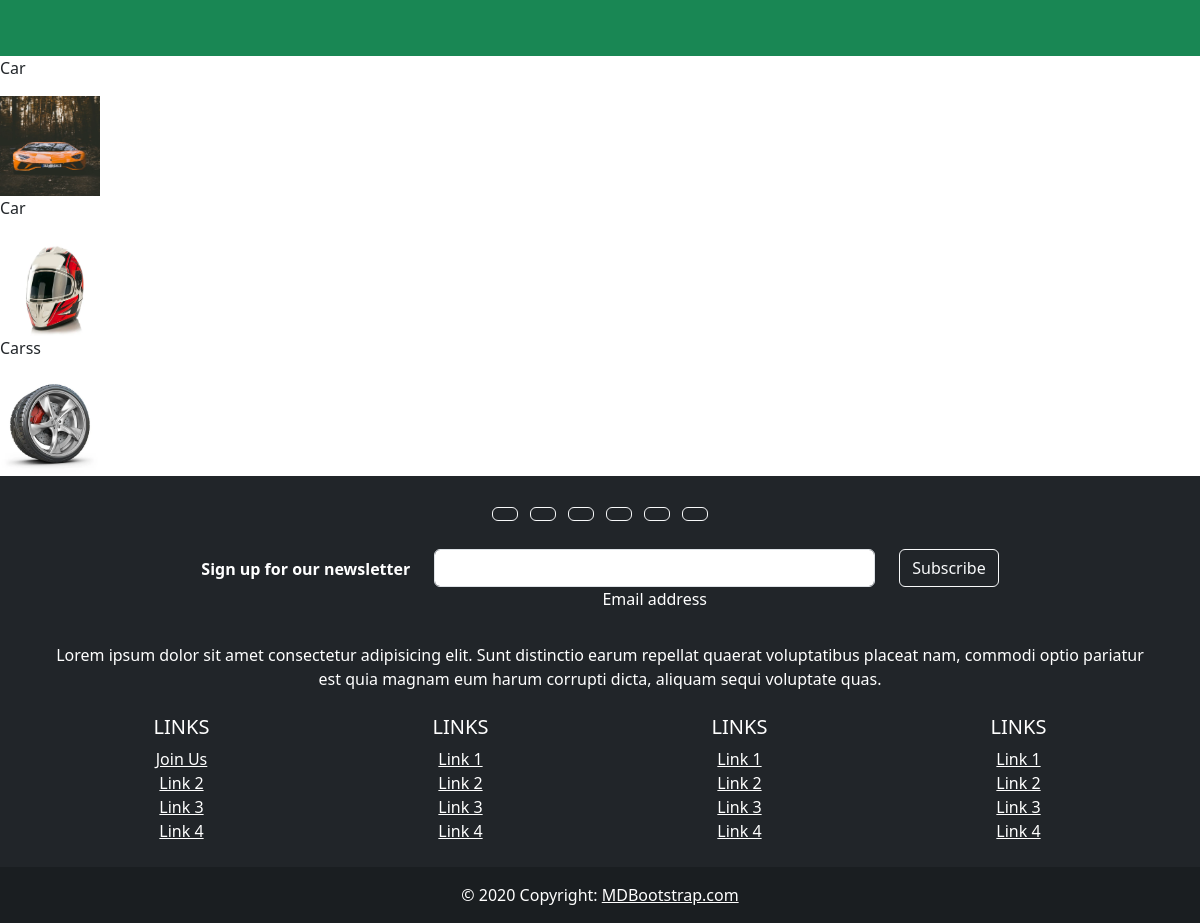
The page / on the database its author committed.
### products/models.py (models this page shows, shortened)
class Product(models.Model):
    owner = models.ForeignKey(SellerProfile, on_delete=models.CASCADE, default='')
    product_name = models.CharField(max_length=100, blank=False, default=None)
    description = models.TextField(blank=False)
    category = models.ForeignKey(Category, on_delete=models.CASCADE, default=None)
    product_image = models.ImageField(upload_to='media/products', blank=False)
    created_at = models.DateTimeField(auto_now_add=True)
    updated_at = models.DateTimeField(auto_now=True)
    current_price = models.FloatField()

### base/views.py (the view)
# urls.py: path('',index),
def index(request):
    products = Product.objects.all()
    return render(request, 'index.html', {'products': products})

### base/templates/index.html (shortened to what this page needs)
<!DOCTYPE html>
<html>
<head>
  {% load bootstrap5 %}
  {% bootstrap_css %}
</head>
<body>
  {% block content %}
    <nav class="navbar navbar-expand-lg navbar-dark bg-success">
      <div class="container">
        <div class="collapse navbar-collapse" id="navbarNav">
        </div>
      </div>
    </nav>
    {% for product in products %}
    <p>{{ product.product_name }}</p>
    <img src="{{ product.product_image.url }}" alt="{{ product.product_name }}" style="height: 100px;width: 100px;">
    {% endfor %}
    <footer class="bg-dark text-center text-white">
      <div class="container p-4">
        <section class="mb-4">
          <a class="btn btn-outline-light btn-floating m-1" href="#!" role="button"
            ></a>
          <a class="btn btn-outline-light btn-floating m-1" href="#!" role="button"
            ></a>
          <a class="btn btn-outline-light btn-floating m-1" href="#!" role="button"
            ></a>
          <a class="btn btn-outline-light btn-floating m-1" href="#!" role="button"
            ></a>
          <a class="btn btn-outline-light btn-floating m-1" href="#!" role="button"
            ></a>
          <a class="btn btn-outline-light btn-floating m-1" href="#!" role="button"
            ></a>
        </section>
        <section class="">
          <form action="">
            <div class="row d-flex justify-content-center">
              <div class="col-auto">
                <p class="pt-2">
                  <strong>Sign up for our newsletter</strong>
                </p>
              </div>
              <div class="col-md-5 col-12">
                <div class="form-outline form-white mb-4">
                  <input type="email" id="form5Example21" class="form-control" />
                  <label class="form-label" for="form5Example21">Email address</label>
                </div>
              </div>
              <div class="col-auto">
                <button type="submit" class="btn btn-outline-light mb-4">
                  Subscribe
                </button>
              </div>
            </div>
          </form>
        </section>
        <section class="mb-4">
          <p>
            Lorem ipsum dolor sit amet consectetur adipisicing elit. Sunt distinctio earum
            repellat quaerat voluptatibus placeat nam, commodi optio pariatur est quia magnam
            eum harum corrupti dicta, aliquam sequi voluptate quas.
          </p>
        </section>
        <section class="">
          <div class="row">
            <div class="col-lg-3 col-md-6 mb-4 mb-md-0">
              <h5 class="text-uppercase">Links</h5>
              <ul class="list-unstyled mb-0">
                <li>
                  <a href="joinus/" class="text-white">Join Us</a>
                </li>
                <li>
                  <a href="#!" class="text-white">Link 2</a>
                </li>
                <li>
                  <a href="#!" class="text-white">Link 3</a>
                </li>
                <li>
                  <a href="#!" class="text-white">Link 4</a>
                </li>
              </ul>
            </div>
            <div class="col-lg-3 col-md-6 mb-4 mb-md-0">
              <h5 class="text-uppercase">Links</h5>
              <ul class="list-unstyled mb-0">
                <li>
                  <a href="#!" class="text-white">Link 1</a>
                </li>
                <li>
                  <a href="#!" class="text-white">Link 2</a>
                </li>
                <li>
                  <a href="#!" class="text-white">Link 3</a>
                </li>
                <li>
                  <a href="#!" class="text-white">Link 4</a>
                </li>
              </ul>
            </div>
            <div class="col-lg-3 col-md-6 mb-4 mb-md-0">
              <h5 class="text-uppercase">Links</h5>
              <ul class="list-unstyled mb-0">
                <li>
                  <a href="#!" class="text-white">Link 1</a>
                </li>
                <li>
                  <a href="#!" class="text-white">Link 2</a>
                </li>
                <li>
                  <a href="#!" class="text-white">Link 3</a>
                </li>
                <li>
                  <a href="#!" class="text-white">Link 4</a>
                </li>
              </ul>
            </div>
            <div class="col-lg-3 col-md-6 mb-4 mb-md-0">
              <h5 class="text-uppercase">Links</h5>
              <ul class="list-unstyled mb-0">
                <li>
                  <a href="#!" class="text-white">Link 1</a>
                </li>
                <li>
                  <a href="#!" class="text-white">Link 2</a>
                </li>
                <li>
                  <a href="#!" class="text-white">Link 3</a>
                </li>
                <li>
                  <a href="#!" class="text-white">Link 4</a>
                </li>
              </ul>
            </div>
          </div>
        </section>
      </div>
      <div class="text-center p-3" style="background-color: rgba(0, 0, 0, 0.2);">
        © 2020 Copyright:
        <a class="text-white" href="https://mdbootstrap.com/">MDBootstrap.com</a>
      </div>
    </footer>
  {% endblock %}
</body>
</html>

### rows shown on the page
Product: product_name "Car", product_image (picture)
Product: product_name "Car", product_image (picture)
Product: product_name "Carss", product_image (picture)
